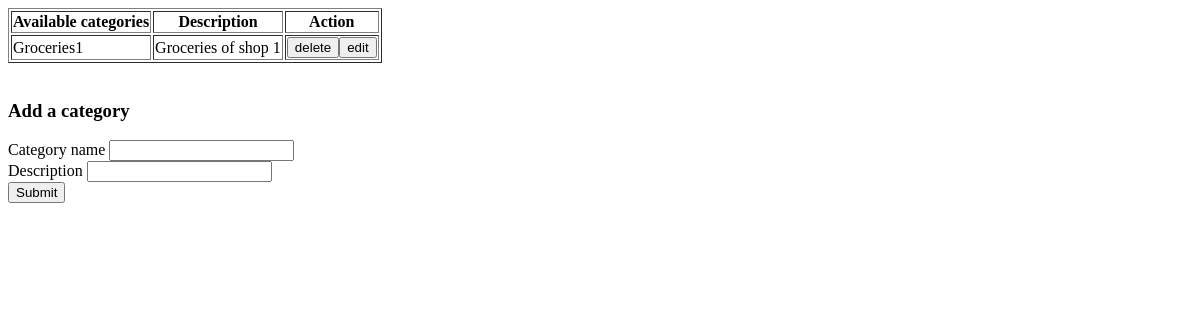
Page /addManageCategories (signed in) on the earlier database version.
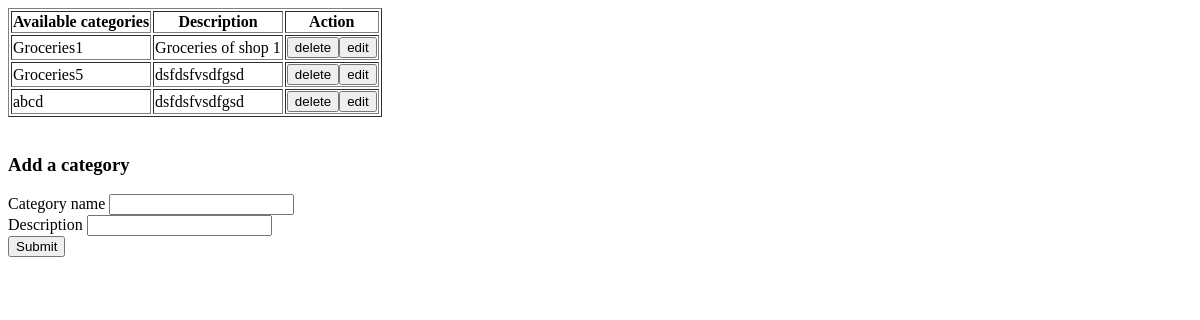
Same page on the later database version.
### RetailIQApp/models.py (models this page shows)
class CategoryTable(models.Model):
    SHOPID = models.ForeignKey(ShopTable, on_delete=models.PROTECT, null=True, blank=True)
    category_name = models.CharField(max_length=20, null=True, blank=True)
    category_description = models.CharField(max_length=100, null=True, blank=True)
    created_at = models.DateTimeField(auto_now_add=True)
    updated_at = models.DateTimeField(auto_now=True)
    is_active = models.BooleanField(default=True)

### RetailIQApp/views.py (the view, shortened to what this page needs)
# urls.py: path('addManageCategories',addManageCategories.as_view(),name='addManageCategories'),
class addManageCategories(View): #newly added
    def get(self,request):
        obj = CategoryTable.objects.filter(SHOPID__LOGINID_id=request.session['loginid'])
        return render(request,'shop/addManageCategories.html', {'categories':obj})

### templates/Shop/addManageCategories.html (shortened to what this page needs)
<!DOCTYPE html>
<html lang="en">
<head>
</head>
<body>
        <table border="1">
            <tr>
                <th>Available categories</th>
                <th>Description</th>
                <th>Action</th>
            </tr>
            {% for i in categories %}
            <tr>
                <td>
                    {{ i.category_name }}
                </td>
                <td>
                    {{ i.category_description}}
                </td>
                <td><button>delete</button><button>edit</button></td>
            </tr>
            {% endfor %}
        </table>
<br>
        <form method="post">
            <h3>Add a category</h3>
            <label>Category name</label>
            <input type="text" name="category_name" required>
            <br>
            <label>Description</label>
            <input type="text" name="category_description">
            <br>
            <button type="submit"> Submit</button>
        </form>
</body>
</html>

Differences in the rows shown:
added CategoryTable: category_name "Groceries5", category_description "dsfdsfvsdfgsd"
added CategoryTable: category_name "abcd", category_description "dsfdsfvsdfgsd"
